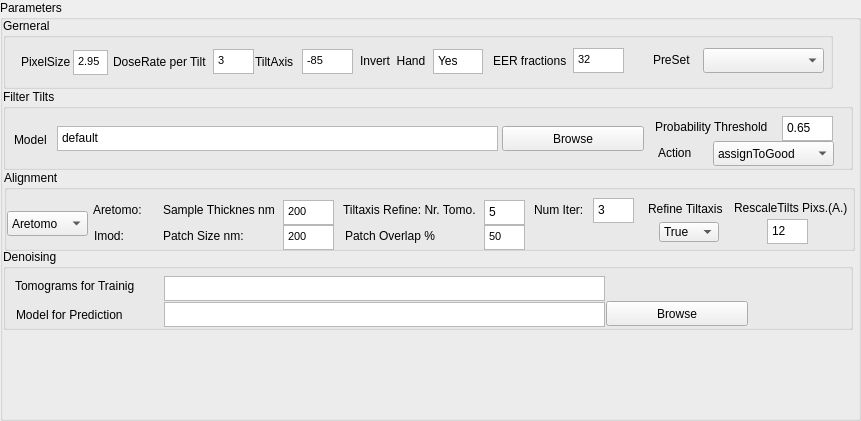
            <widget class="QGroupBox" name="groupBox_8">
             <property name="geometry">
              <rect>
               <x>0</x>
               <y>350</y>
               <width>861</width>
               <height>421</height>
              </rect>
             </property>
             <property name="title">
              <string>Parameters</string>
             </property>
             <widget class="QGroupBox" name="groupBox_6">
              <property name="geometry">
               <rect>
                <x>3</x>
                <y>18</y>
                <width>830</width>
                <height>71</height>
               </rect>
              </property>
              <property name="title">
               <string>Gerneral</string>
              </property>
              <widget class="QLabel" name="label_7">
               <property name="geometry">
                <rect>
                 <x>252</x>
                 <y>36</y>
                 <width>51</width>
                 <height>16</height>
                </rect>
               </property>
               <property name="text">
                <string>TiltAxis</string>
               </property>
              </widget>
              <widget class="QLabel" name="label_5">
               <property name="geometry">
                <rect>
                 <x>18</x>
                 <y>34</y>
                 <width>54</width>
                 <height>20</height>
                </rect>
               </property>
               <property name="text">
                <string>PixelSize</string>
               </property>
              </widget>
              <widget class="QTextEdit" name="textEdit_pixelSize">
               <property name="geometry">
                <rect>
                 <x>70</x>
                 <y>32</y>
                 <width>35</width>
                 <height>25</height>
                </rect>
               </property>
               <property name="verticalScrollBarPolicy">
                <enum>Qt::ScrollBarAlwaysOff</enum>
               </property>
               <property name="horizontalScrollBarPolicy">
                <enum>Qt::ScrollBarAlwaysOff</enum>
               </property>
               <property name="html">
                <string>&lt;!DOCTYPE HTML PUBLIC &quot;-//W3C//DTD HTML 4.0//EN&quot; &quot;http://www.w3.org/TR/REC-html40/strict.dtd&quot;&gt;
&lt;html&gt;&lt;head&gt;&lt;meta name=&quot;qrichtext&quot; content=&quot;1&quot; /&gt;&lt;style type=&quot;text/css&quot;&gt;
p, li { white-space: pre-wrap; }
&lt;/style&gt;&lt;/head&gt;&lt;body style=&quot; font-family:'Sans Serif'; font-size:9pt; font-weight:400; font-style:normal;&quot;&gt;
&lt;p style=&quot; margin-top:0px; margin-bottom:0px; margin-left:0px; margin-right:0px; -qt-block-indent:0; text-indent:0px;&quot;&gt;&lt;span style=&quot; font-size:8pt;&quot;&gt;2.95&lt;/span&gt;&lt;/p&gt;&lt;/body&gt;&lt;/html&gt;</string>
               </property>
              </widget>
              <widget class="QTextEdit" name="textEdit_nomTiltAxis">
               <property name="geometry">
                <rect>
                 <x>299</x>
                 <y>31</y>
                 <width>51</width>
                 <height>25</height>
                </rect>
               </property>
               <property name="verticalScrollBarPolicy">
                <enum>Qt::ScrollBarAlwaysOff</enum>
               </property>
               <property name="html">
                <string>&lt;!DOCTYPE HTML PUBLIC &quot;-//W3C//DTD HTML 4.0//EN&quot; &quot;http://www.w3.org/TR/REC-html40/strict.dtd&quot;&gt;
&lt;html&gt;&lt;head&gt;&lt;meta name=&quot;qrichtext&quot; content=&quot;1&quot; /&gt;&lt;style type=&quot;text/css&quot;&gt;
p, li { white-space: pre-wrap; }
&lt;/style&gt;&lt;/head&gt;&lt;body style=&quot; font-family:'Sans Serif'; font-size:9pt; font-weight:400; font-style:normal;&quot;&gt;
&lt;p style=&quot; margin-top:0px; margin-bottom:0px; margin-left:0px; margin-right:0px; -qt-block-indent:0; text-indent:0px;&quot;&gt;&lt;span style=&quot; font-size:8pt;&quot;&gt;-85&lt;/span&gt;&lt;/p&gt;&lt;/body&gt;&lt;/html&gt;</string>
               </property>
              </widget>
              <widget class="QLabel" name="label_6">
               <property name="geometry">
                <rect>
                 <x>110</x>
                 <y>33</y>
                 <width>111</width>
                 <height>21</height>
                </rect>
               </property>
               <property name="text">
                <string>DoseRate per Tilt</string>
               </property>
              </widget>
              <widget class="QLabel" name="label_8">
               <property name="geometry">
                <rect>
                 <x>357</x>
                 <y>33</y>
                 <width>80</width>
                 <height>20</height>
                </rect>
               </property>
               <property name="text">
                <string>Invert  Hand</string>
               </property>
              </widget>
              <widget class="QLabel" name="label_9">
               <property name="geometry">
                <rect>
                 <x>490</x>
                 <y>33</y>
                 <width>81</width>
                 <height>20</height>
                </rect>
               </property>
               <property name="text">
                <string>EER fractions</string>
               </property>
              </widget>
              <widget class="QTextEdit" name="textEdit_dosePerTilt">
               <property name="geometry">
                <rect>
                 <x>210</x>
                 <y>31</y>
                 <width>41</width>
                 <height>25</height>
                </rect>
               </property>
               <property name="verticalScrollBarPolicy">
                <enum>Qt::ScrollBarAlwaysOff</enum>
               </property>
               <property name="horizontalScrollBarPolicy">
                <enum>Qt::ScrollBarAlwaysOff</enum>
               </property>
               <property name="html">
                <string>&lt;!DOCTYPE HTML PUBLIC &quot;-//W3C//DTD HTML 4.0//EN&quot; &quot;http://www.w3.org/TR/REC-html40/strict.dtd&quot;&gt;
&lt;html&gt;&lt;head&gt;&lt;meta name=&quot;qrichtext&quot; content=&quot;1&quot; /&gt;&lt;style type=&quot;text/css&quot;&gt;
p, li { white-space: pre-wrap; }
&lt;/style&gt;&lt;/head&gt;&lt;body style=&quot; font-family:'Sans Serif'; font-size:9pt; font-weight:400; font-style:normal;&quot;&gt;
&lt;p style=&quot; margin-top:0px; margin-bottom:0px; margin-left:0px; margin-right:0px; -qt-block-indent:0; text-indent:0px;&quot;&gt;&lt;span style=&quot; font-size:8pt;&quot;&gt;3&lt;/span&gt;&lt;/p&gt;&lt;/body&gt;&lt;/html&gt;</string>
               </property>
              </widget>
              <widget class="QTextEdit" name="textEdit_eerFractions">
               <property name="geometry">
                <rect>
                 <x>570</x>
                 <y>30</y>
                 <width>51</width>
                 <height>25</height>
                </rect>
               </property>
               <property name="verticalScrollBarPolicy">
                <enum>Qt::ScrollBarAlwaysOff</enum>
               </property>
               <property name="horizontalScrollBarPolicy">
                <enum>Qt::ScrollBarAlwaysOff</enum>
               </property>
               <property name="html">
                <string>&lt;!DOCTYPE HTML PUBLIC &quot;-//W3C//DTD HTML 4.0//EN&quot; &quot;http://www.w3.org/TR/REC-html40/strict.dtd&quot;&gt;
&lt;html&gt;&lt;head&gt;&lt;meta name=&quot;qrichtext&quot; content=&quot;1&quot; /&gt;&lt;style type=&quot;text/css&quot;&gt;
p, li { white-space: pre-wrap; }
&lt;/style&gt;&lt;/head&gt;&lt;body style=&quot; font-family:'Sans Serif'; font-size:9pt; font-weight:400; font-style:normal;&quot;&gt;
&lt;p style=&quot; margin-top:0px; margin-bottom:0px; margin-left:0px; margin-right:0px; -qt-block-indent:0; text-indent:0px;&quot;&gt;&lt;span style=&quot; font-size:8pt;&quot;&gt;32&lt;/span&gt;&lt;/p&gt;&lt;/body&gt;&lt;/html&gt;</string>
               </property>
              </widget>
              <widget class="QTextEdit" name="textEdit_invertHand">
               <property name="geometry">
                <rect>
                 <x>430</x>
                 <y>31</y>
                 <width>50</width>
                 <height>25</height>
                </rect>
               </property>
               <property name="verticalScrollBarPolicy">
                <enum>Qt::ScrollBarAlwaysOff</enum>
               </property>
               <property name="horizontalScrollBarPolicy">
                <enum>Qt::ScrollBarAlwaysOff</enum>
               </property>
               <property name="html">
                <string>&lt;!DOCTYPE HTML PUBLIC &quot;-//W3C//DTD HTML 4.0//EN&quot; &quot;http://www.w3.org/TR/REC-html40/strict.dtd&quot;&gt;
&lt;html&gt;&lt;head&gt;&lt;meta name=&quot;qrichtext&quot; content=&quot;1&quot; /&gt;&lt;style type=&quot;text/css&quot;&gt;
p, li { white-space: pre-wrap; }
&lt;/style&gt;&lt;/head&gt;&lt;body style=&quot; font-family:'Sans Serif'; font-size:9pt; font-weight:400; font-style:normal;&quot;&gt;
&lt;p style=&quot; margin-top:0px; margin-bottom:0px; margin-left:0px; margin-right:0px; -qt-block-indent:0; text-indent:0px;&quot;&gt;Yes&lt;/p&gt;&lt;/body&gt;&lt;/html&gt;</string>
               </property>
              </widget>
              <widget class="QComboBox" name="dropDown_config">
               <property name="geometry">
                <rect>
                 <x>700</x>
                 <y>30</y>
                 <width>121</width>
                 <height>25</height>
                </rect>
               </property>
              </widget>
              <widget class="QLabel" name="label_10">
               <property name="geometry">
                <rect>
                 <x>650</x>
                 <y>33</y>
                 <width>81</width>
                 <height>17</height>
                </rect>
               </property>
               <property name="text">
                <string>PreSet</string>
               </property>
              </widget>
             </widget>
             <widget class="QGroupBox" name="groupBox_12">
              <property name="geometry">
               <rect>
                <x>4</x>
                <y>170</y>
                <width>851</width>
                <height>81</height>
               </rect>
              </property>
              <property name="title">
               <string>Alignment</string>
              </property>
              <widget class="QLabel" name="label_12">
               <property name="geometry">
                <rect>
                 <x>89</x>
                 <y>30</y>
                 <width>61</width>
                 <height>20</height>
                </rect>
               </property>
               <property name="text">
                <string>Aretomo:</string>
               </property>
              </widget>
              <widget class="QLabel" name="label_13">
               <property name="geometry">
                <rect>
                 <x>159</x>
                 <y>32</y>
                 <width>131</width>
                 <height>16</height>
                </rect>
               </property>
               <property name="text">
                <string>Sample Thicknes nm</string>
               </property>
              </widget>
              <widget class="QLabel" name="label_15">
               <property name="geometry">
                <rect>
                 <x>90</x>
                 <y>56</y>
                 <width>60</width>
                 <height>20</height>
                </rect>
               </property>
               <property name="text">
                <string>Imod:</string>
               </property>
              </widget>
              <widget class="QTextEdit" name="textEdit_areTomoSampleThick">
               <property name="geometry">
                <rect>
                 <x>279</x>
                 <y>30</y>
                 <width>51</width>
                 <height>25</height>
                </rect>
               </property>
               <property name="verticalScrollBarPolicy">
                <enum>Qt::ScrollBarAlwaysOff</enum>
               </property>
               <property name="html">
                <string>&lt;!DOCTYPE HTML PUBLIC &quot;-//W3C//DTD HTML 4.0//EN&quot; &quot;http://www.w3.org/TR/REC-html40/strict.dtd&quot;&gt;
&lt;html&gt;&lt;head&gt;&lt;meta name=&quot;qrichtext&quot; content=&quot;1&quot; /&gt;&lt;style type=&quot;text/css&quot;&gt;
p, li { white-space: pre-wrap; }
&lt;/style&gt;&lt;/head&gt;&lt;body style=&quot; font-family:'Sans Serif'; font-size:9pt; font-weight:400; font-style:normal;&quot;&gt;
&lt;p style=&quot; margin-top:0px; margin-bottom:0px; margin-left:0px; margin-right:0px; -qt-block-indent:0; text-indent:0px;&quot;&gt;&lt;span style=&quot; font-size:8pt;&quot;&gt;200&lt;/span&gt;&lt;/p&gt;&lt;/body&gt;&lt;/html&gt;</string>
               </property>
              </widget>
              <widget class="QComboBox" name="dropDown_tomoAlignProgram">
               <property name="geometry">
                <rect>
                 <x>3</x>
                 <y>41</y>
                 <width>81</width>
                 <height>25</height>
                </rect>
               </property>
               <item>
                <property name="text">
                 <string>Aretomo</string>
                </property>
               </item>
               <item>
                <property name="text">
                 <string>Imod</string>
                </property>
               </item>
              </widget>
              <widget class="QLabel" name="label_14">
               <property name="geometry">
                <rect>
                 <x>159</x>
                 <y>58</y>
                 <width>131</width>
                 <height>16</height>
                </rect>
               </property>
               <property name="text">
                <string>Patch Size nm:</string>
               </property>
              </widget>
              <widget class="QTextEdit" name="textEdit_ImodPatchSize">
               <property name="geometry">
                <rect>
                 <x>279</x>
                 <y>55</y>
                 <width>51</width>
                 <height>25</height>
                </rect>
               </property>
               <property name="verticalScrollBarPolicy">
                <enum>Qt::ScrollBarAlwaysOff</enum>
               </property>
               <property name="html">
                <string>&lt;!DOCTYPE HTML PUBLIC &quot;-//W3C//DTD HTML 4.0//EN&quot; &quot;http://www.w3.org/TR/REC-html40/strict.dtd&quot;&gt;
&lt;html&gt;&lt;head&gt;&lt;meta name=&quot;qrichtext&quot; content=&quot;1&quot; /&gt;&lt;style type=&quot;text/css&quot;&gt;
p, li { white-space: pre-wrap; }
&lt;/style&gt;&lt;/head&gt;&lt;body style=&quot; font-family:'Sans Serif'; font-size:9pt; font-weight:400; font-style:normal;&quot;&gt;
&lt;p style=&quot; margin-top:0px; margin-bottom:0px; margin-left:0px; margin-right:0px; -qt-block-indent:0; text-indent:0px;&quot;&gt;&lt;span style=&quot; font-size:8pt;&quot;&gt;200&lt;/span&gt;&lt;/p&gt;&lt;/body&gt;&lt;/html&gt;</string>
               </property>
              </widget>
              <widget class="QLabel" name="label_16">
               <property name="geometry">
                <rect>
                 <x>341</x>
                 <y>58</y>
                 <width>101</width>
                 <height>16</height>
                </rect>
               </property>
               <property name="text">
                <string>Patch Overlap %</string>
               </property>
              </widget>
              <widget class="QTextEdit" name="textEdit_imodPatchOverlap">
               <property name="geometry">
                <rect>
                 <x>480</x>
                 <y>55</y>
                 <width>41</width>
                 <height>25</height>
                </rect>
               </property>
               <property name="verticalScrollBarPolicy">
                <enum>Qt::ScrollBarAlwaysOff</enum>
               </property>
               <property name="html">
                <string>&lt;!DOCTYPE HTML PUBLIC &quot;-//W3C//DTD HTML 4.0//EN&quot; &quot;http://www.w3.org/TR/REC-html40/strict.dtd&quot;&gt;
&lt;html&gt;&lt;head&gt;&lt;meta name=&quot;qrichtext&quot; content=&quot;1&quot; /&gt;&lt;style type=&quot;text/css&quot;&gt;
p, li { white-space: pre-wrap; }
&lt;/style&gt;&lt;/head&gt;&lt;body style=&quot; font-family:'Sans Serif'; font-size:9pt; font-weight:400; font-style:normal;&quot;&gt;
&lt;p style=&quot; margin-top:0px; margin-bottom:0px; margin-left:0px; margin-right:0px; -qt-block-indent:0; text-indent:0px;&quot;&gt;&lt;span style=&quot; font-size:8pt;&quot;&gt;50&lt;/span&gt;&lt;/p&gt;&lt;/body&gt;&lt;/html&gt;</string>
               </property>
              </widget>
              <widget class="QComboBox" name="dropDown_doRefineTiltAxis">
               <property name="geometry">
                <rect>
                 <x>655</x>
                 <y>52</y>
                 <width>60</width>
                 <height>20</height>
                </rect>
               </property>
               <item>
                <property name="text">
                 <string>True</string>
                </property>
               </item>
               <item>
                <property name="text">
                 <string>False</string>
                </property>
               </item>
               <item>
                <property name="text">
                 <string/>
                </property>
               </item>
              </widget>
              <widget class="QLabel" name="label_25">
               <property name="geometry">
                <rect>
                 <x>339</x>
                 <y>30</y>
                 <width>141</width>
                 <height>20</height>
                </rect>
               </property>
               <property name="text">
                <string>Tiltaxis Refine: Nr. Tomo.</string>
               </property>
              </widget>
              <widget class="QTextEdit" name="textEdit_refineTiltAxisNrTomo">
               <property name="geometry">
                <rect>
                 <x>480</x>
                 <y>30</y>
                 <width>41</width>
                 <height>25</height>
                </rect>
               </property>
               <property name="verticalScrollBarPolicy">
                <enum>Qt::ScrollBarAlwaysOff</enum>
               </property>
               <property name="html">
                <string>&lt;!DOCTYPE HTML PUBLIC &quot;-//W3C//DTD HTML 4.0//EN&quot; &quot;http://www.w3.org/TR/REC-html40/strict.dtd&quot;&gt;
&lt;html&gt;&lt;head&gt;&lt;meta name=&quot;qrichtext&quot; content=&quot;1&quot; /&gt;&lt;style type=&quot;text/css&quot;&gt;
p, li { white-space: pre-wrap; }
&lt;/style&gt;&lt;/head&gt;&lt;body style=&quot; font-family:'Sans Serif'; font-size:9pt; font-weight:400; font-style:normal;&quot;&gt;
&lt;p style=&quot; margin-top:0px; margin-bottom:0px; margin-left:0px; margin-right:0px; -qt-block-indent:0; text-indent:0px;&quot;&gt;5&lt;/p&gt;&lt;/body&gt;&lt;/html&gt;</string>
               </property>
              </widget>
              <widget class="QLabel" name="label_26">
               <property name="geometry">
                <rect>
                 <x>530</x>
                 <y>30</y>
                 <width>61</width>
                 <height>20</height>
                </rect>
               </property>
               <property name="text">
                <string>Num Iter:</string>
               </property>
              </widget>
              <widget class="QTextEdit" name="textEdit_refineTiltAxisIter">
               <property name="geometry">
                <rect>
                 <x>589</x>
                 <y>28</y>
                 <width>41</width>
                 <height>25</height>
                </rect>
               </property>
               <property name="verticalScrollBarPolicy">
                <enum>Qt::ScrollBarAlwaysOff</enum>
               </property>
               <property name="html">
                <string>&lt;!DOCTYPE HTML PUBLIC &quot;-//W3C//DTD HTML 4.0//EN&quot; &quot;http://www.w3.org/TR/REC-html40/strict.dtd&quot;&gt;
&lt;html&gt;&lt;head&gt;&lt;meta name=&quot;qrichtext&quot; content=&quot;1&quot; /&gt;&lt;style type=&quot;text/css&quot;&gt;
p, li { white-space: pre-wrap; }
&lt;/style&gt;&lt;/head&gt;&lt;body style=&quot; font-family:'Sans Serif'; font-size:9pt; font-weight:400; font-style:normal;&quot;&gt;
&lt;p style=&quot; margin-top:0px; margin-bottom:0px; margin-left:0px; margin-right:0px; -qt-block-indent:0; text-indent:0px;&quot;&gt;3&lt;/p&gt;&lt;/body&gt;&lt;/html&gt;</string>
               </property>
              </widget>
              <widget class="QLabel" name="label_24">
               <property name="geometry">
                <rect>
                 <x>644</x>
                 <y>31</y>
                 <width>81</width>
                 <height>16</height>
                </rect>
               </property>
               <property name="text">
                <string>Refine Tiltaxis</string>
               </property>
              </widget>
              <widget class="QLabel" name="label_27">
               <property name="geometry">
                <rect>
                 <x>730</x>
                 <y>28</y>
                 <width>121</width>
                 <height>20</height>
                </rect>
               </property>
               <property name="text">
                <string>RescaleTilts Pixs.(A.)</string>
               </property>
              </widget>
              <widget class="QTextEdit" name="textEdit_imodPatchOverlap_2">
               <property name="geometry">
                <rect>
                 <x>763</x>
                 <y>49</y>
                 <width>41</width>
                 <height>25</height>
                </rect>
               </property>
               <property name="verticalScrollBarPolicy">
                <enum>Qt::ScrollBarAlwaysOff</enum>
               </property>
               <property name="html">
                <string>&lt;!DOCTYPE HTML PUBLIC &quot;-//W3C//DTD HTML 4.0//EN&quot; &quot;http://www.w3.org/TR/REC-html40/strict.dtd&quot;&gt;
&lt;html&gt;&lt;head&gt;&lt;meta name=&quot;qrichtext&quot; content=&quot;1&quot; /&gt;&lt;style type=&quot;text/css&quot;&gt;
p, li { white-space: pre-wrap; }
&lt;/style&gt;&lt;/head&gt;&lt;body style=&quot; font-family:'Sans Serif'; font-size:9pt; font-weight:400; font-style:normal;&quot;&gt;
&lt;p style=&quot; margin-top:0px; margin-bottom:0px; margin-left:0px; margin-right:0px; -qt-block-indent:0; text-indent:0px;&quot;&gt;12&lt;/p&gt;&lt;/body&gt;&lt;/html&gt;</string>
               </property>
              </widget>
             </widget>
             <widget class="QGroupBox" name="groupBox_13">
              <property name="geometry">
               <rect>
                <x>3</x>
                <y>249</y>
                <width>850</width>
                <height>81</height>
               </rect>
              </property>
              <property name="title">
               <string>Denoising</string>
              </property>
              <widget class="QLabel" name="label_19">
               <property name="geometry">
                <rect>
                 <x>12</x>
                 <y>27</y>
                 <width>141</width>
                 <height>20</height>
                </rect>
               </property>
               <property name="text">
                <string>Tomograms for Trainig</string>
               </property>
              </widget>
              <widget class="QLabel" name="label_20">
               <property name="geometry">
                <rect>
                 <x>13</x>
                 <y>56</y>
                 <width>141</width>
                 <height>20</height>
                </rect>
               </property>
               <property name="text">
                <string>Model for Prediction</string>
               </property>
              </widget>
              <widget class="QTextEdit" name="textEdit_tomoForDenoiseTrain">
               <property name="geometry">
                <rect>
                 <x>161</x>
                 <y>27</y>
                 <width>441</width>
                 <height>25</height>
                </rect>
               </property>
               <property name="verticalScrollBarPolicy">
                <enum>Qt::ScrollBarAlwaysOff</enum>
               </property>
               <property name="horizontalScrollBarPolicy">
                <enum>Qt::ScrollBarAlwaysOff</enum>
               </property>
               <property name="html">
                <string>&lt;!DOCTYPE HTML PUBLIC &quot;-//W3C//DTD HTML 4.0//EN&quot; &quot;http://www.w3.org/TR/REC-html40/strict.dtd&quot;&gt;
&lt;html&gt;&lt;head&gt;&lt;meta name=&quot;qrichtext&quot; content=&quot;1&quot; /&gt;&lt;style type=&quot;text/css&quot;&gt;
p, li { white-space: pre-wrap; }
&lt;/style&gt;&lt;/head&gt;&lt;body style=&quot; font-family:'Sans Serif'; font-size:9pt; font-weight:400; font-style:normal;&quot;&gt;
&lt;p style=&quot;-qt-paragraph-type:empty; margin-top:0px; margin-bottom:0px; margin-left:0px; margin-right:0px; -qt-block-indent:0; text-indent:0px;&quot;&gt;&lt;br /&gt;&lt;/p&gt;&lt;/body&gt;&lt;/html&gt;</string>
               </property>
              </widget>
              <widget class="QTextEdit" name="textEdit_pathDenoiseModel">
               <property name="geometry">
                <rect>
                 <x>161</x>
                 <y>53</y>
                 <width>441</width>
                 <height>25</height>
                </rect>
               </property>
               <property name="inputMethodHints">
                <set>Qt::ImhMultiLine</set>
               </property>
               <property name="verticalScrollBarPolicy">
                <enum>Qt::ScrollBarAlwaysOff</enum>
               </property>
               <property name="html">
                <string>&lt;!DOCTYPE HTML PUBLIC &quot;-//W3C//DTD HTML 4.0//EN&quot; &quot;http://www.w3.org/TR/REC-html40/strict.dtd&quot;&gt;
&lt;html&gt;&lt;head&gt;&lt;meta name=&quot;qrichtext&quot; content=&quot;1&quot; /&gt;&lt;style type=&quot;text/css&quot;&gt;
p, li { white-space: pre-wrap; }
&lt;/style&gt;&lt;/head&gt;&lt;body style=&quot; font-family:'Sans Serif'; font-size:9pt; font-weight:400; font-style:normal;&quot;&gt;
&lt;p style=&quot;-qt-paragraph-type:empty; margin-top:0px; margin-bottom:0px; margin-left:0px; margin-right:0px; -qt-block-indent:0; text-indent:0px;&quot;&gt;&lt;br /&gt;&lt;/p&gt;
&lt;p style=&quot;-qt-paragraph-type:empty; margin-top:0px; margin-bottom:0px; margin-left:0px; margin-right:0px; -qt-block-indent:0; text-indent:0px;&quot;&gt;&lt;br /&gt;&lt;/p&gt;&lt;/body&gt;&lt;/html&gt;</string>
               </property>
              </widget>
              <widget class="QPushButton" name="btn_browse_denoisingModel">
               <property name="geometry">
                <rect>
                 <x>603</x>
                 <y>52</y>
                 <width>142</width>
                 <height>25</height>
                </rect>
               </property>
               <property name="text">
                <string>Browse</string>
               </property>
              </widget>
             </widget>
             <widget class="QGroupBox" name="groupBox_14">
              <property name="geometry">
               <rect>
                <x>3</x>
                <y>89</y>
                <width>850</width>
                <height>81</height>
               </rect>
              </property>
              <property name="title">
               <string>Filter Tilts</string>
              </property>
              <widget class="QLabel" name="label_21">
               <property name="geometry">
                <rect>
                 <x>11</x>
                 <y>41</y>
                 <width>40</width>
                 <height>20</height>
                </rect>
               </property>
               <property name="text">
                <string>Model</string>
               </property>
              </widget>
              <widget class="QTextEdit" name="textEdit_modelForFilterTilts">
               <property name="geometry">
                <rect>
                 <x>54</x>
                 <y>37</y>
                 <width>441</width>
                 <height>25</height>
                </rect>
               </property>
               <property name="verticalScrollBarPolicy">
                <enum>Qt::ScrollBarAlwaysOff</enum>
               </property>
               <property name="html">
                <string>&lt;!DOCTYPE HTML PUBLIC &quot;-//W3C//DTD HTML 4.0//EN&quot; &quot;http://www.w3.org/TR/REC-html40/strict.dtd&quot;&gt;
&lt;html&gt;&lt;head&gt;&lt;meta name=&quot;qrichtext&quot; content=&quot;1&quot; /&gt;&lt;style type=&quot;text/css&quot;&gt;
p, li { white-space: pre-wrap; }
&lt;/style&gt;&lt;/head&gt;&lt;body style=&quot; font-family:'Sans Serif'; font-size:9pt; font-weight:400; font-style:normal;&quot;&gt;
&lt;p style=&quot; margin-top:0px; margin-bottom:0px; margin-left:0px; margin-right:0px; -qt-block-indent:0; text-indent:0px;&quot;&gt;default&lt;/p&gt;&lt;/body&gt;&lt;/html&gt;</string>
               </property>
              </widget>
              <widget class="QPushButton" name="btn_browse_filterTiltsModel">
               <property name="geometry">
                <rect>
                 <x>499</x>
                 <y>37</y>
                 <width>142</width>
                 <height>25</height>
                </rect>
               </property>
               <property name="text">
                <string>Browse</string>
               </property>
              </widget>
              <widget class="QLabel" name="label_22">
               <property name="geometry">
                <rect>
                 <x>652</x>
                 <y>30</y>
                 <width>121</width>
                 <height>16</height>
                </rect>
               </property>
               <property name="text">
                <string>Probability Threshold</string>
               </property>
              </widget>
              <widget class="QTextEdit" name="textEdit_probThr">
               <property name="geometry">
                <rect>
                 <x>779</x>
                 <y>27</y>
                 <width>51</width>
                 <height>25</height>
                </rect>
               </property>
               <property name="verticalScrollBarPolicy">
                <enum>Qt::ScrollBarAlwaysOff</enum>
               </property>
               <property name="horizontalScrollBarPolicy">
                <enum>Qt::ScrollBarAlwaysOff</enum>
               </property>
               <property name="html">
                <string>&lt;!DOCTYPE HTML PUBLIC &quot;-//W3C//DTD HTML 4.0//EN&quot; &quot;http://www.w3.org/TR/REC-html40/strict.dtd&quot;&gt;
&lt;html&gt;&lt;head&gt;&lt;meta name=&quot;qrichtext&quot; content=&quot;1&quot; /&gt;&lt;style type=&quot;text/css&quot;&gt;
p, li { white-space: pre-wrap; }
&lt;/style&gt;&lt;/head&gt;&lt;body style=&quot; font-family:'Sans Serif'; font-size:9pt; font-weight:400; font-style:normal;&quot;&gt;
&lt;p style=&quot; margin-top:0px; margin-bottom:0px; margin-left:0px; margin-right:0px; -qt-block-indent:0; text-indent:0px;&quot;&gt;0.65&lt;/p&gt;&lt;/body&gt;&lt;/html&gt;</string>
               </property>
              </widget>
              <widget class="QComboBox" name="dropDown_probThrBehave">
               <property name="geometry">
                <rect>
                 <x>710</x>
                 <y>52</y>
                 <width>121</width>
                 <height>25</height>
                </rect>
               </property>
               <item>
                <property name="text">
                 <string>assignToGood</string>
                </property>
               </item>
               <item>
                <property name="text">
                 <string>assignToBad</string>
                </property>
               </item>
               <item>
                <property name="text">
                 <string/>
                </property>
               </item>
              </widget>
              <widget class="QLabel" name="label_23">
               <property name="geometry">
                <rect>
                 <x>655</x>
                 <y>56</y>
                 <width>41</width>
                 <height>16</height>
                </rect>
               </property>
               <property name="text">
                <string>Action</string>
               </property>
              </widget>
             </widget>
            </widget>
